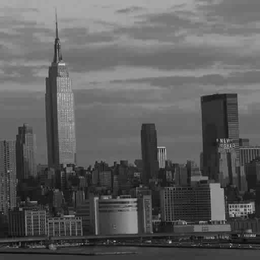
%> input picture 79_Error_correcting_codes/For Students/Data/NY.gif, 260 x 260 px, shrunk from 512 x 512 before the run
$ octave Ex8.m   (GNU Octave 9; MATLAB toolbox functions it lacks are replaced by stand-ins)
%> lines starting %> are read from the running program, lines starting %| are printed output that depends on the picture
### 79_Error_correcting_codes/For Students/Functions/im2bit.m
function bitStream = im2bit(im)
%IM2BIT converts grayscale-uint8 image into a bit stream

imcol = im(:); bitStream = zeros(length(imcol),8);
for ii = 1:length(imcol)
    bitStream(ii,:) = de2bi(imcol(ii),8,'left-msb');
end
bitStream = bitStream'; bitStream = bitStream(:);
end

### 79_Error_correcting_codes/For Students/Functions/bit2im.m
function im = bit2im(bitStream,height)
%BIT2IM converts a bit stream into a gryscale-uint8 image
if(mod(numel(bitStream),8*height) ~= 0)
    error('Number of elelements in bit stream must be divided by 8*height');
end
bitStream = reshape(bitStream,8,[]);
bitStream = bitStream';
im = uint8(zeros(size(bitStream,1),1));
for ii = 1:length(bitStream)
    im(ii) = uint8(bi2de(bitStream(ii,:),'left-msb'));
end
im = reshape(im,height,[]);
end

### 79_Error_correcting_codes/For Students/Functions/imCompress.m
function CI = imCompress(im)
%IMCOMPRESS DCT-based compression
%   Inputs:
%       im: grayscale image (unit8) with sizes divisable by 8.
%   Outputs:
%       CI: Compressed Image struct:
%           code: compressed data in bits
%           dict: Huffman dictionary used for compression
%           height: height of original image
%%%%%%%%%%%%%%%%%%%%%%%%%%%%%%%%%%%%%%%%%%%%%%%%%%%%%%%%

% apply DCT
imDCT = ...
    blockproc(im,[8 8],@(block_struct)dct2(block_struct.data));
% Get rid of small frequencies
th = 20; imDCT(abs(imDCT)<th) = 0;
% quantizer
Q = 2^6; [levels,values]=lloyds(double(imDCT(:)),Q);
imCDTQuant = round(imquantize(imDCT,levels,values));
values = unique(imCDTQuant(:).');
% Huffman coding
[Count,~] = ...
    histcounts(double(imCDTQuant(:)),[values values(end)+1]);
plevels = (Count)/sum(Count);
dict = huffmandict(values,plevels);
imHuffman = huffmanenco(imCDTQuant(:),dict);
% output
CI.data = imHuffman; CI.dict = dict; CI.height = size(im,1);
end

### 79_Error_correcting_codes/For Students/Scripts/Ex8.m
im = imread('NY.gif'); figure(); imshow(im,[]);
%%
msg = im2bit(im);
imHeight = size(im,1); imRe = bit2im(msg,imHeight);
%> after `imHeight = size(im,1)`: imHeight = 260
%%
CI = imCompress(im);
%> in imCompress, `imDCT = blockproc(im,[8 8],@(block_struct)dct2(block_struct.data));`:
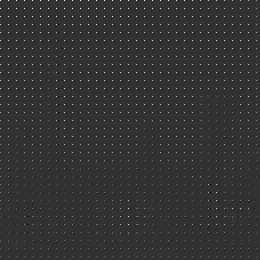
%> imDCT: size 260x260 double; min -315.9, max 1286.5, mean 11.1; drawn with min black and max white
%> in imCompress, `[levels,values]=lloyds(double(imDCT(:)),Q)`: levels = 63 values from -293.6 to 1269.1; values = 64 values from -315.9 to 1277.7
%> in imCompress, `values = unique(imCDTQuant(:).');`: values = 64 values from -316 to 1278
%> in imCompress, `[Count,~] = histcounts(double(imCDTQuant(:)),[values values(end)+1]);`: Count = 64 values, max 62915 at index 13, min 1 at index 1, mean 1056.2
%> in imCompress, `plevels = (Count)/sum(Count);`: plevels = 64 values, max 0.931 at index 13, min 1.48e-05 at index 1, mean 0.0156
%> in imCompress, `dict = huffmandict(values,plevels);`: dict = 64 items
%> the run ends on the next line
